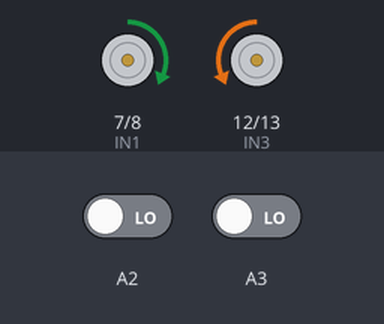
This sketch was run on a simulated Arduino Uno, built with avr-gcc and run on an emulated ATmega328P. Parts: motor-driver pin pairs drawn as motors (green arrow = first pin HIGH = forward, orange = second pin HIGH = backward, longer = more drive, scaled by the enable pin). The test bench sets the inputs (shaded band); at power-on: A2 LOW, A3 LOW. What the sketch prints to the serial monitor is not drawn.

Above: at 1.2 s.
1.3 s: A2 driven HIGH
At 1.7 s:
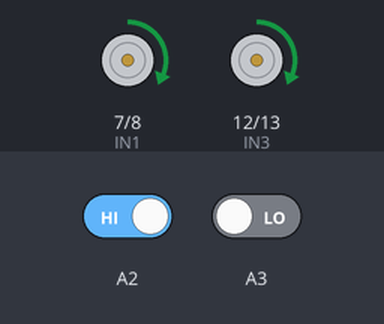
2.8 s: A3 driven HIGH
At 4.0 s:
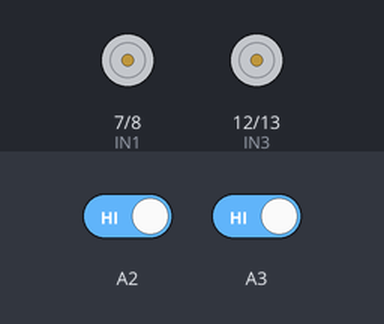
4.3 s: A2 driven LOW
At 5.1 s:
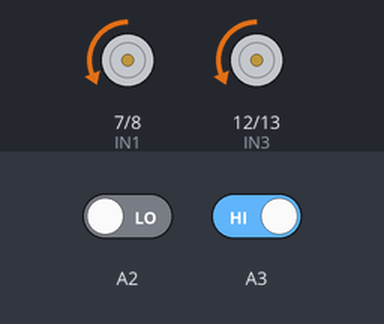
5.8 s: A3 driven LOW
At 6.3 s:
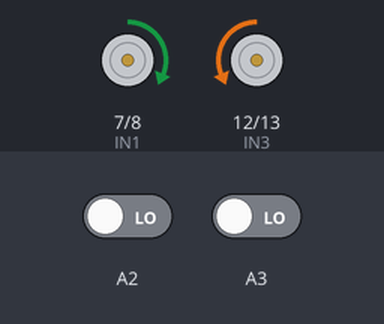
Timing chart, 0 to 8.3 s (numbered marks = the images above; inputs shaded):
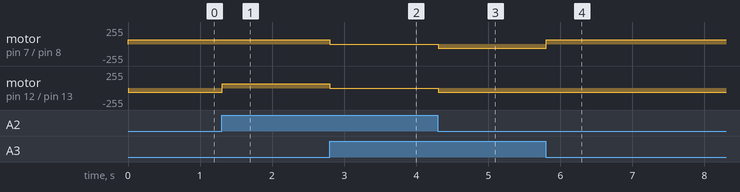

The sketch:

robot1_p41_linetrace.ino
```cpp
int ENA = 5;
int ENB = 6;
int IN1 = 7;
int IN2 = 8;
int IN3 = 12;
int IN4 = 13;
int Infrared_left = A2;
int Infrared_right = A3;
int IR_L;
int IR_R;
int Left_Speed_Hold = 65;
int Right_Speed_Hold = 65;


#define MOTOR_GO_FORWARD {digitalWrite(IN1,HIGH);digitalWrite(IN2,LOW);digitalWrite(IN3,LOW);digitalWrite(IN4,HIGH);}
#define MOTOR_GO_RIGHT {digitalWrite(IN1,LOW);digitalWrite(IN2,HIGH);digitalWrite(IN3,LOW);digitalWrite(IN4,HIGH);}
#define MOTOR_GO_LEFT {digitalWrite(IN1,HIGH);digitalWrite(IN2,LOW);digitalWrite(IN3,HIGH);digitalWrite(IN4,LOW);}
#define MOTOR_GO_STOP {digitalWrite(IN1,LOW);digitalWrite(IN2,LOW);digitalWrite(IN3,LOW);digitalWrite(IN4,LOW);}

void setup()
{
  Serial.begin(9600);
  pinMode(A2,INPUT);
  pinMode(A3,INPUT);
  pinMode(5,OUTPUT);
  pinMode(6,OUTPUT);
  pinMode(7,OUTPUT);
  pinMode(8,OUTPUT);
  pinMode(12,OUTPUT);
  pinMode(13,OUTPUT);
  analogWrite(ENB,Left_Speed_Hold);
  analogWrite(ENA,Right_Speed_Hold);
  }

void loop()
{
  IR_L = digitalRead(A2);
  IR_R = digitalRead(A3);
  Serial.println(IR_L);

  if((IR_L == HIGH)&&(IR_R == HIGH))
  {
    MOTOR_GO_STOP;
    }

  if((IR_L == HIGH)&&(IR_R == LOW))
  {
    MOTOR_GO_LEFT;
    }

  if((IR_L == LOW)&&(IR_R == HIGH))
  {
    MOTOR_GO_RIGHT;
    }

  if((IR_L == LOW)&&(IR_R == LOW))
  {
    MOTOR_GO_FORWARD;
    }
  }
```

Measured:
- after the input at 1.3 s, motor on pin 12 (IN3) / pin 13 (IN4): backward 65/255 → forward 65/255 at once
- after the input at 2.8 s, motor on pin 7 (IN1) / pin 8 (IN2), motor on pin 12 (IN3) / pin 13 (IN4): forward 65/255 → stopped at once
- after the input at 4.3 s, motor on pin 7 (IN1) / pin 8 (IN2), motor on pin 12 (IN3) / pin 13 (IN4): stopped → backward 65/255 at once
- after the input at 5.8 s, motor on pin 7 (IN1) / pin 8 (IN2): backward 65/255 → forward 65/255 at once
